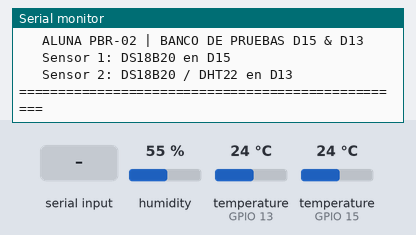
Simulated run of this sketch. Board: ESP32. Shown: the last lines printed to the serial monitor. The inputs (shaded band) are chosen by the test bench; at power-on: humidity 55 %, temperature (sensors on GPIO 15, GPIO 13) 24 °C.

Above: at 2.2 s.
2.3 s: humidity set to 22 %
At 2.3 s:
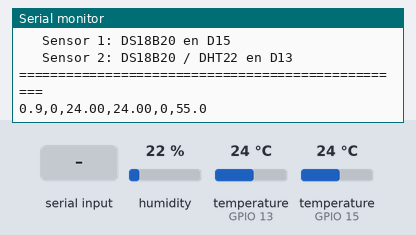
3.8 s: temperature (sensor on GPIO 15) set to 12 °C
At 4.5 s:
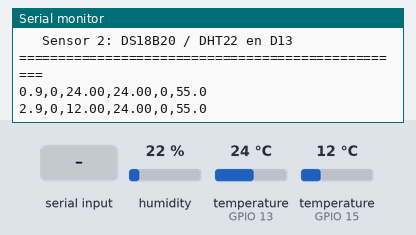
5.3 s: "1" received over Serial
At 6.6 s:
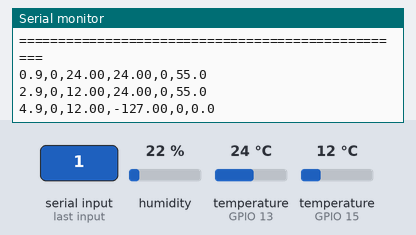
6.8 s: "2" received over Serial
At 8.2 s:
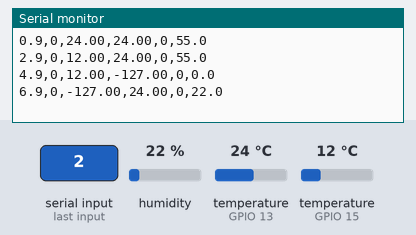
8.3 s: temperature (sensor on GPIO 13) set to 12 °C
9.8 s: humidity set to 40 %
At 11.3 s:
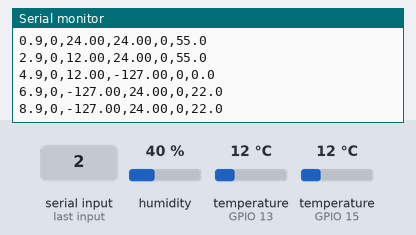
Timing chart, 0 to 12.3 s (numbered marks = the images above; inputs shaded):
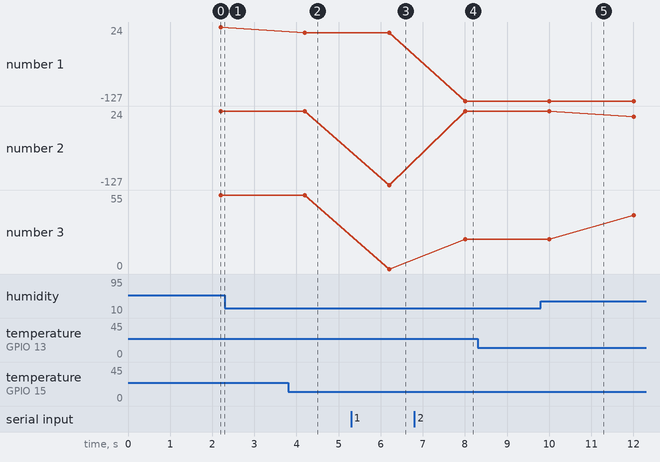

The sketch:

test_sensores.ino
```cpp
#include <Arduino.h>
#include <OneWire.h>
#include <DallasTemperature.h>
#include <DHT.h>
#include "driver/gpio.h"

// ========================================================
// ALUNA PBR-02 | BANCO DE PRUEBAS DE SENSORES HÍBRIDOS
// Sensor 1: DS18B20 (Agua / Reactor en D15)
// Sensor 2: DHT22 o DS18B20 (Ambiente en D13)
// ========================================================

const int PIN_SENSOR_AGUA_15 = 15; // D15: Sensor de Agua (DS18B20)
const int PIN_SENSOR_AIRE_13 = 13; // D13: Sensor Ambiente (DS18B20 / DHT22)
const int PIN_SENSOR_AGUA_14 = 14; // D14: Alternativo
const int PIN_DHT_4          = 4;  // D4:  Alternativo DHT22

#define DHTTYPE DHT22

OneWire bus15(PIN_SENSOR_AGUA_15);
DallasTemperature sensorAgua15(&bus15);

OneWire bus13(PIN_SENSOR_AIRE_13);
DallasTemperature sensorAire13(&bus13);

OneWire bus14(PIN_SENSOR_AGUA_14);
DallasTemperature sensorAgua14(&bus14);

DHT dht13(PIN_SENSOR_AIRE_13, DHTTYPE);
DHT dht4(PIN_DHT_4, DHTTYPE);

char test_mode = 'B';
unsigned long last_print = 0;
unsigned long start_time = 0;

void setup() {
  Serial.begin(115200);
  delay(1000);

  Serial.println("\n==================================================");
  Serial.println("   ALUNA PBR-02 | BANCO DE PRUEBAS D15 & D13      ");
  Serial.println("   Sensor 1: DS18B20 en D15                       ");
  Serial.println("   Sensor 2: DS18B20 / DHT22 en D13               ");
  Serial.println("==================================================");

  pinMode(PIN_SENSOR_AGUA_15, INPUT_PULLUP);
  pinMode(PIN_SENSOR_AIRE_13, INPUT_PULLUP);
  pinMode(PIN_SENSOR_AGUA_14, INPUT_PULLUP);
  gpio_pullup_en((gpio_num_t)PIN_SENSOR_AGUA_15);
  gpio_pullup_en((gpio_num_t)PIN_SENSOR_AIRE_13);
  gpio_pullup_en((gpio_num_t)PIN_SENSOR_AGUA_14);

  sensorAgua15.begin();
  sensorAire13.begin();
  sensorAgua14.begin();
  sensorAgua15.setResolution(10);
  sensorAire13.setResolution(10);
  sensorAgua14.setResolution(10);
  sensorAgua15.setWaitForConversion(true);
  sensorAire13.setWaitForConversion(true);
  sensorAgua14.setWaitForConversion(true);

  dht13.begin();
  dht4.begin();

  start_time = millis();
}

void loop() {
  if (Serial.available() > 0) {
    char c = Serial.read();
    if (c == '1' || c == '2' || c == 'B' || c == 'b') {
      test_mode = toupper(c);
    }
  }

  if (millis() - last_print >= 2000) {
    last_print = millis();
    float t = (millis() - start_time) / 1000.0;

    float temp_agua = -127.0;
    float temp_aire = -127.0;
    float hum_aire  = 0.0;

    // 1. Lectura DS18B20 en D15
    if (test_mode == '1' || test_mode == 'B') {
      sensorAgua15.requestTemperatures();
      temp_agua = sensorAgua15.getTempCByIndex(0);
      if (temp_agua == DEVICE_DISCONNECTED_C || temp_agua <= -100.0) {
        sensorAgua14.requestTemperatures();
        float t14 = sensorAgua14.getTempCByIndex(0);
        if (t14 > -100.0 && t14 != DEVICE_DISCONNECTED_C) temp_agua = t14;
      }
    }

    // 2. Lectura Sensor 2 en D13 (DHT22 o DS18B20)
    if (test_mode == '2' || test_mode == 'B') {
      float t13 = dht13.readTemperature();
      float h13 = dht13.readHumidity();
      if (!isnan(t13) && !isnan(h13)) {
        temp_aire = t13;
        hum_aire  = h13;
      } else {
        sensorAire13.requestTemperatures();
        float t_ds = sensorAire13.getTempCByIndex(0);
        if (t_ds > -100.0 && t_ds != DEVICE_DISCONNECTED_C) {
          temp_aire = t_ds;
          hum_aire = 0.0;
        }
      }
    }

    // Salida CSV oficial
    Serial.print(t, 1);
    Serial.print(",0,");
    Serial.print(temp_agua, 2);
    Serial.print(",");
    Serial.print(temp_aire, 2);
    Serial.print(",0,");
    Serial.println(hum_aire, 1);
  }
}
```

Measured:
- after the input at 3.8 s, the serial monitor: prints a new line after 0.40 s (image 2)
- after the input at 5.3 s, the serial monitor: prints a new line after 0.90 s (image 3)
- after the input at 6.8 s, the serial monitor: prints a new line after 1.2 s (image 4)
- plotted number 1: 24 → 12 after the input at 3.8 s
- plotted number 2: 24 → -127 after the input at 5.3 s
- plotted number 3: 0 → 22 after the input at 6.8 s, 22 → 40 after the input at 9.8 s
